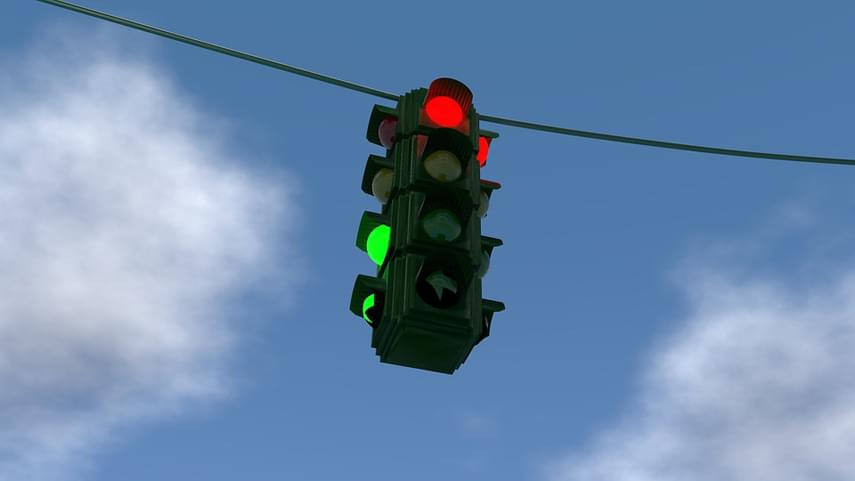
#> input picture images/TraficLight1.jpg, 855 x 481 px; its folder holds only this picture in this run
$ python main.py
#> lines starting #> are read from the running program, lines starting #| are printed output that depends on the picture
import cv2
import pylab as plt
import glob

# Get all items in folder
def getItems():
    mylist = [f for f in glob.glob("images/*")]
    for f in mylist:
        showInfo(f)

# Plot origianl image and it's histogram
def showInfo(f):
#> called with f = 'images/TraficLight1.jpg'
    img = cv2.cvtColor(cv2.imread(f), cv2.COLOR_BGR2RGB)
    f = plt.figure()
    f.add_subplot(1, 2, 1)
    plt.imshow(img)
    f.add_subplot(1, 2, 2)
    color = ('b', 'g', 'r')
    for i, col in enumerate(color):
        histr = cv2.calcHist([img], [i], None, [256], [0, 256])
        plt.plot(histr, color=col)
        plt.xlim([0, 256])
    plt.show()
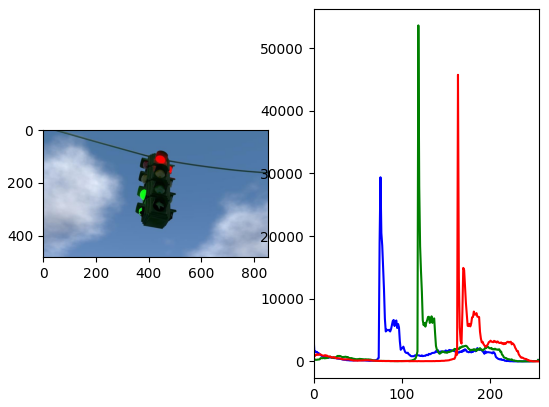
#> figure drawn by matplotlib, 2 panels; panel 2: curve peaks at x = 76, y = 29388; panel 2: curve peaks at x = 119, y = 53631; panel 2: curve peaks at x = 164, y = 45744


getItems()

$ run again, on images/TraficLight2.jpg
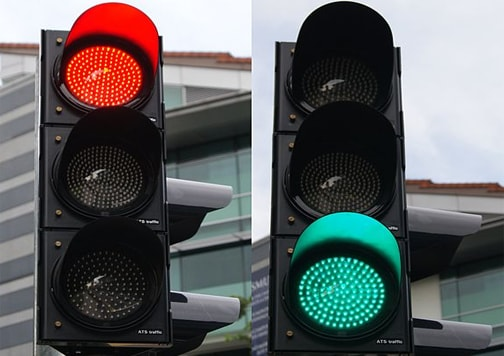
#> input picture images/TraficLight2.jpg, 504 x 356 px
#> in showInfo, `plt.show()`:
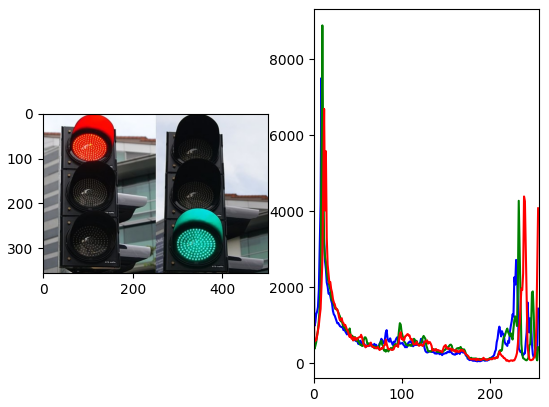
#> figure drawn by matplotlib, 2 panels; panel 2: curve peaks at x = 9, y = 7513; panel 2: curve peaks at x = 10, y = 8895; panel 2: curve peaks at x = 12, y = 6698
